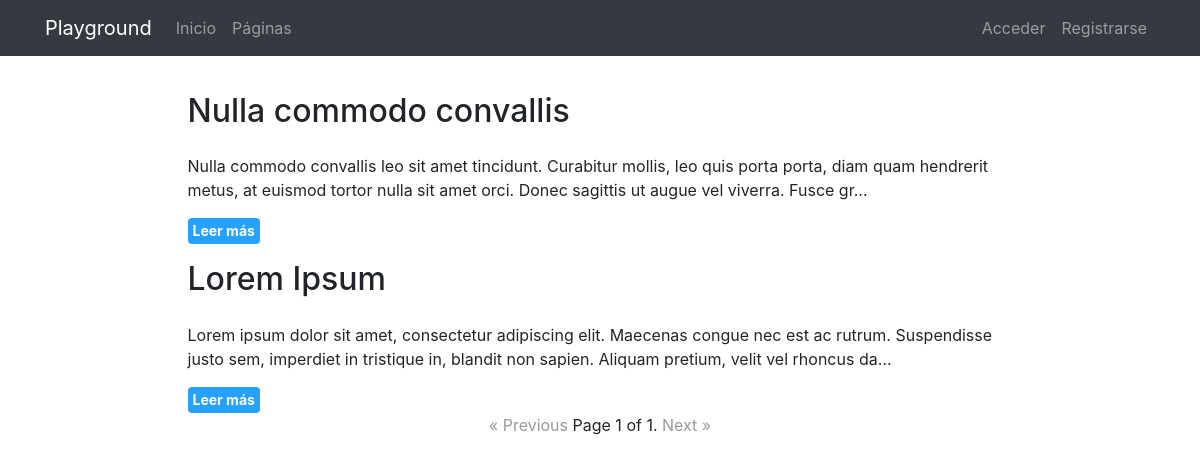
Page /pages/ on the earlier database version.
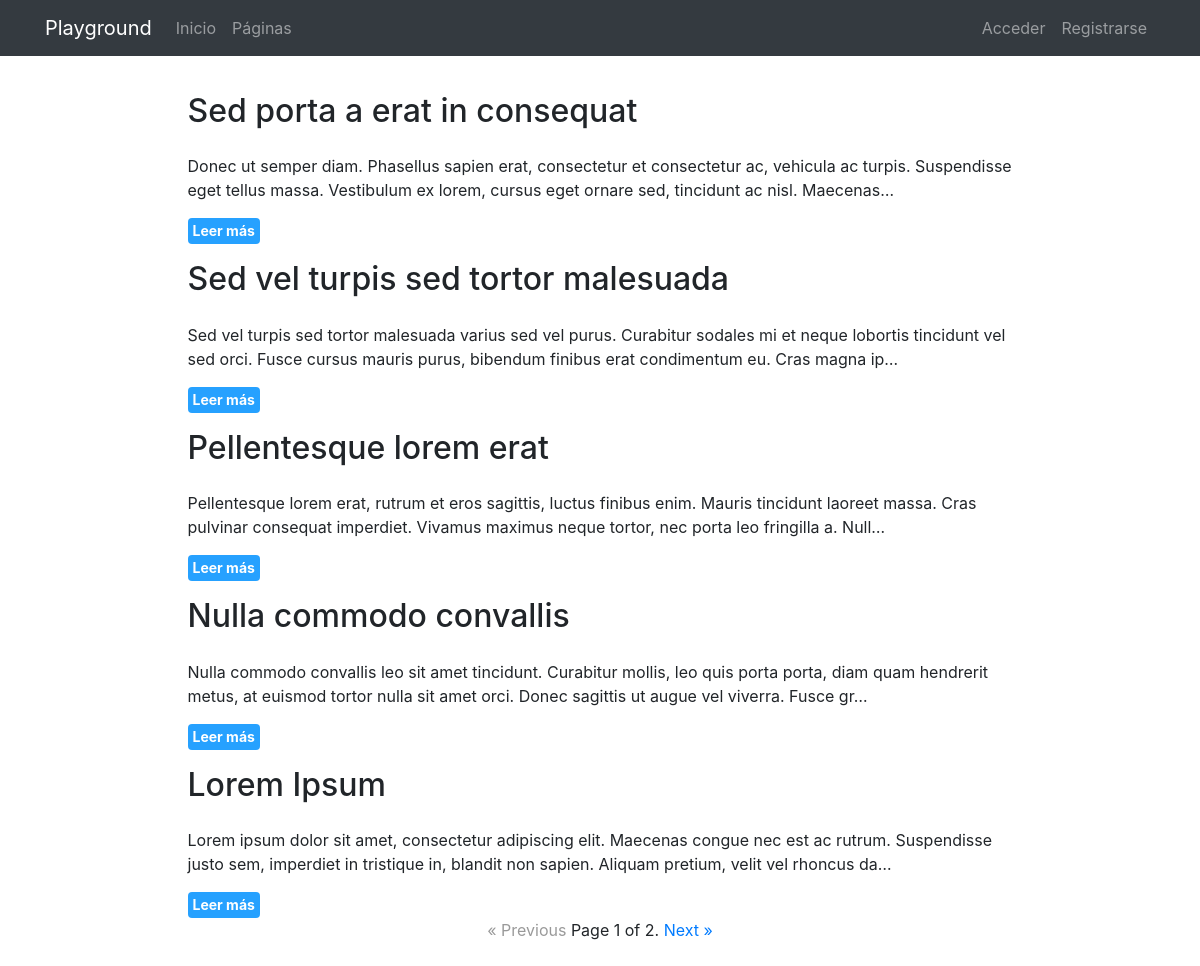
Same page on the later database version.
### pages/models.py (models this page shows, shortened)
class Page(models.Model):
    title = models.CharField(verbose_name="Título", max_length=200)
    content = RichTextField(verbose_name="Contenido")
    order = models.SmallIntegerField(verbose_name="Orden", default=0)
    created = models.DateTimeField(auto_now_add=True, verbose_name="Fecha de creación")
    updated = models.DateTimeField(auto_now=True, verbose_name="Fecha de edición")
    class Meta:
        verbose_name = "página"
        verbose_name_plural = "páginas"
        ordering = ['order', 'title']

### pages/views.py (the view)
# urls.py: path('', PageListView.as_view(), name='pages'),
class PageListView(ListView):
    model = Page
    template_name = "pages/page_list.html"
    paginate_by = 5

### pages/templates/pages/page_list.html (shortened to what this page needs)
{% extends 'core/base.html' %}
{% load static %}
{% block content %}
<link rel="stylesheet" href="{% static 'pages/css/styles.css' %}">
<main role="main">
  <div class="container mb-4">
    {% for page in page_list|dictsortreversed:'id' %}
    <div class="row mt-3">
      <div class="col-md-9 mx-auto">
        <h2 class="mb-4">{{page.title}}</h2>
        <div>
          <p>{{page.content|striptags|safe|truncatechars:"200"}}</p>
          <div class="buttoner">
            <a href="{% url 'pages:page' page.id page.title|slugify %}" class="link-button page-button primary-button">Leer más</a>
          </div>
        </div>
      </div>
    </div>
    {% endfor %}
    <div class="pagination">
      <span class="step-links">
        {% if page_obj.has_previous %}
        <a href="?page=1" class="active">&laquo;</a>
        <a href="?page={{ page_obj.previous_page_number }}" class="active">Previous</a>
        {% else %}
        <a href="#" class="disabled">&laquo;</a>
        <a href="#" class="disabled">Previous</a>
        {% endif %}
        <span class="current">
          Page {{ page_obj.number }} of {{ page_obj.paginator.num_pages }}.
        </span>
        {% if page_obj.has_next %}
        <a href="?page={{ page_obj.next_page_number }}" class="active">Next</a>
        <a href="?page={{ page_obj.paginator.num_pages }}" class="active">&raquo;</a>
        {% else  %}
        <a href="#" class="disabled">Next</a>
        <a href="#" class="disabled">&raquo;</a>
        {% endif %}
      </span>
    </div>
  </div>
</main>
{% endblock %}

### core/templates/core/base.html (shortened to what this page needs)
<!DOCTYPE html>
<html lang="es">
<head>
  {% load static %}
  <link href="{% static 'core/vendor/bootstrap/css/bootstrap.min.css' %}" rel="stylesheet">
  <link href="{% static 'core/vendor/font-awesome/css/font-awesome.min.css' %}" rel="stylesheet" type="text/css">
  <link href="{% static 'core/css/main.css' %}" rel="stylesheet">
</head>
<body>
  <nav class="navbar navbar-expand-lg navbar-dark bg-dark">
    <div class="container">
      <a class="navbar-brand" href="{% url 'home' %}">Playground</a>
      <div class="collapse navbar-collapse" id="ned">
        <ul class="navbar-nav mr-auto">
          <li class="nav-item">
            <a class="nav-link" href="{% url 'home' %}">Inicio</a>
          </li>
          <li class="nav-item">
            <a class="nav-link" href="{% url 'pages:pages' %}">Páginas</a>
          </li>
        </ul>
        <ul class="navbar-nav">
          {% if request.user.is_authenticated %}
          <li class="nav-item">
            <a class="nav-link" href="{% url 'logout' %}">
              Salir
            </a>
          </li>
            {% else  %}
            <li class="nav-item">
              <a class="nav-link" href="{% url 'login' %}">
                Acceder
              </a>
            </li>
            <li class="nav-item">
              <a class="nav-link" href="{% url 'registration:signup' %}">
                Registrarse
              </a>
            </li>
            {% endif %}
        </ul>
      </div>
    </div>
  </nav>
  {% block content %}{% endblock %}
</body>
</html>

### core/static/core/css/main.css (style rules this page uses)
main { padding-top: 20px; }
:root { --jumbotron-padding-y: 3rem; }

### pages/static/pages/css/styles.css (style rules this page uses)
.buttoner { display: flex; gap: 10px; }

Differences in the rows shown:
added Page: title "Sed porta a erat in consequat", content "Donec ut semper diam. Phasellus sapien erat, consectetur et consectetur ac, vehicula ac turpis. Suspendisse eget tellus massa. Vestibulum ex lorem, cursus eget ornare sed, tincidunt ac nisl. Maecenas…"
added Page: title "Sed vel turpis sed tortor malesuada", content "Sed vel turpis sed tortor malesuada varius sed vel purus. Curabitur sodales mi et neque lobortis tincidunt vel sed orci. Fusce cursus mauris purus, bibendum finibus erat condimentum eu. Cras magna ip…"
added Page: title "Pellentesque lorem erat", content "Pellentesque lorem erat, rutrum et eros sagittis, luctus finibus enim. Mauris tincidunt laoreet massa. Cras pulvinar consequat imperdiet. Vivamus maximus neque tortor, nec porta leo fringilla a. Null…"
Other differences:
{{ page_obj.paginator.num_pages }}: "1" → "2"
